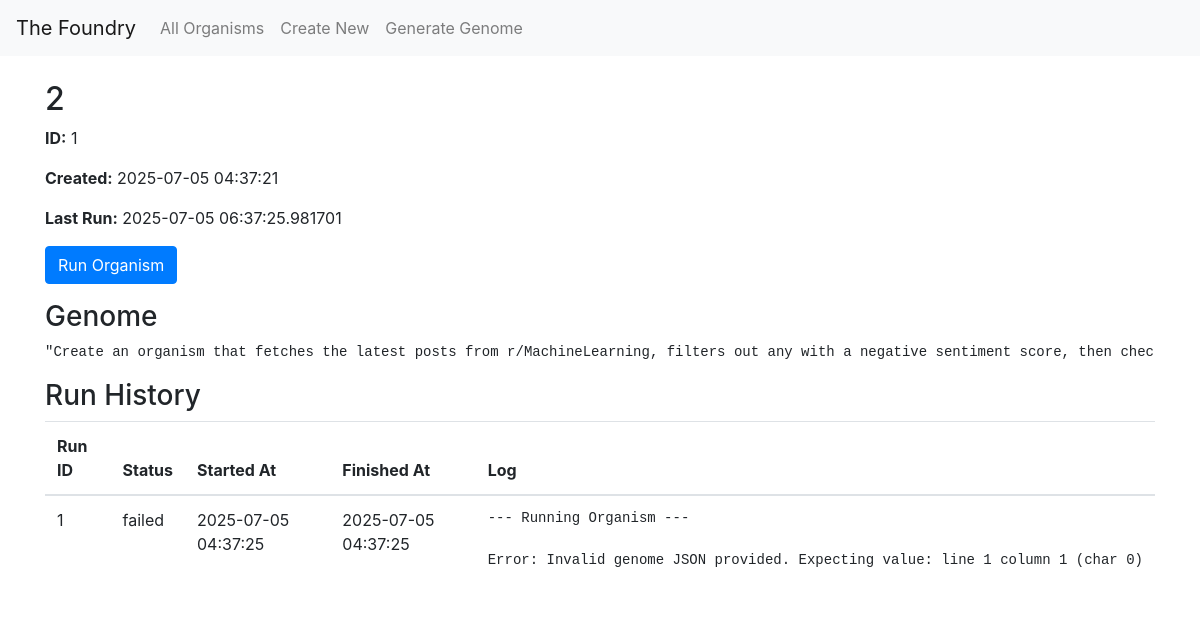
The app's page /organism/1 with its own data.
### tables this page shows
CREATE TABLE organisms (
            id INTEGER PRIMARY KEY AUTOINCREMENT,
            name TEXT NOT NULL,
            genome_json TEXT NOT NULL,
            created_timestamp DATETIME DEFAULT CURRENT_TIMESTAMP,
            last_run_timestamp DATETIME
        );

CREATE TABLE organism_runs (
            id INTEGER PRIMARY KEY AUTOINCREMENT,
            organism_id INTEGER,
            status TEXT,
            log_output TEXT,
            started_timestamp DATETIME DEFAULT CURRENT_TIMESTAMP,
            finished_timestamp DATETIME,
            FOREIGN KEY (organism_id) REFERENCES organisms (id)
        );

### app.py (the view)
@app.route('/organism/<int:organism_id>')
def detail(organism_id):
    organism = db.get_organism_by_id(organism_id)
    runs = db.get_runs_for_organism(organism_id)
    return render_template('detail.html', organism=organism, runs=runs)

### database.py (called while the page is built)
def get_db_connection():
    conn = sqlite3.connect('foundry_new.db')
    conn.row_factory = sqlite3.Row
    return conn

def get_organism_by_id(organism_id):
    conn = get_db_connection()
    organism = conn.execute('SELECT * FROM organisms WHERE id = ?', (organism_id,)).fetchone()
    return organism

def get_runs_for_organism(organism_id):
    conn = get_db_connection()
    runs = conn.execute('SELECT * FROM organism_runs WHERE organism_id = ? ORDER BY started_timestamp DESC', (organism_id,)).fetchall()
    return runs

### templates/detail.html (shortened to what this page needs)
{% extends 'layout.html' %}
{% block content %}
    <head>
    </head>
    <h2>{{ organism.name }}</h2>
    <p><strong>ID:</strong> {{ organism.id }}</p>
    <p><strong>Created:</strong> {{ organism.created_timestamp }}</p>
    <p><strong>Last Run:</strong> {{ organism.last_run_timestamp }}</p>
    <form action="{{ url_for('trigger_run', organism_id=organism.id) }}" method="post" class="mb-3">
        <button type="submit" class="btn btn-primary">Run Organism</button>
    </form>
    <h3>Genome</h3>
    <pre><code>{{ organism.genome_json | tojson(indent=4) }}</code></pre>
    <h3>Run History</h3>
    <table class="table">
        <thead>
            <tr>
                <th>Run ID</th>
                <th>Status</th>
                <th>Started At</th>
                <th>Finished At</th>
                <th>Log</th>
            </tr>
        </thead>
        <tbody>
            {% for run in runs %}
                <tr>
                    <td>{{ run.id }}</td>
                    <td>{{ run.status }}</td>
                    <td>{{ run.started_timestamp }}</td>
                    <td>{{ run.finished_timestamp }}</td>
                    <td><pre>{{ run.log_output }}</pre></td>
                </tr>
            {% else %}
                <tr>
                    <td colspan="5">No runs yet.</td>
                </tr>
            {% endfor %}
        </tbody>
    </table>
{% endblock %}

### records on screen
organisms: name "2", id "1", created_timestamp "2025-07-05 04:37:21", last_run_timestamp "2025-07-05 06:37:25.981701", genome_json|tojson "\"Create an organism that fetches the latest posts from r/MachineLearning, filters out any with a negative sentiment score, then…"
organism_runs: id "1", status "failed", started_timestamp "2025-07-05 04:37:25", finished_timestamp "2025-07-05 04:37:25", log_output "--- Running Organism --- Error: Invalid genome JSON provided. Expecting value: line 1 column 1 (char 0)"
